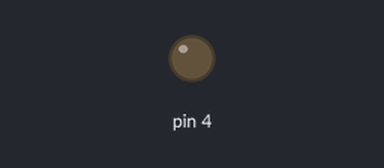
Recording of a sketch running on a simulated Arduino Uno, built with avr-gcc and run on an emulated ATmega328P. Parts: output pins drawn as LEDs (lit = HIGH).

Above: at 0.3 s.
At 4.0 s:
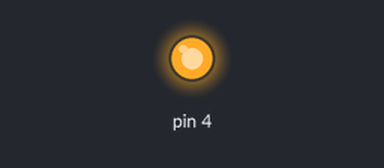
Timing chart, 0 to 6.4 s (numbered marks = the images above):
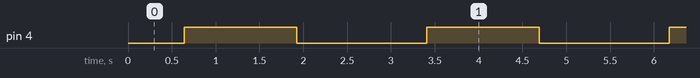

The sketch:

projectthree.ino
```cpp
// Demonstrating PWM
int d = 5;
void setup() {
  // put your setup code here, to run once:
 pinMode(4, OUTPUT);
}

void loop() {
  // put your main code here, to run repeatedly:
  // the led is to turn on increasing the brightness fully, then reverse until till its dark
 for ( int a = 0; a < 256; a++)
 {
   analogWrite(4, a); // 4 - digital pin
   delay(d);
 }

 for(int a = 255; a >= 0 ; a--)
 {
   analogWrite(4, a);
   delay(d);
 }
 delay(200);
}
```

Measured:
- by itself, pin 4: alternates HIGH for 1.3 s and LOW for 1.5 s
